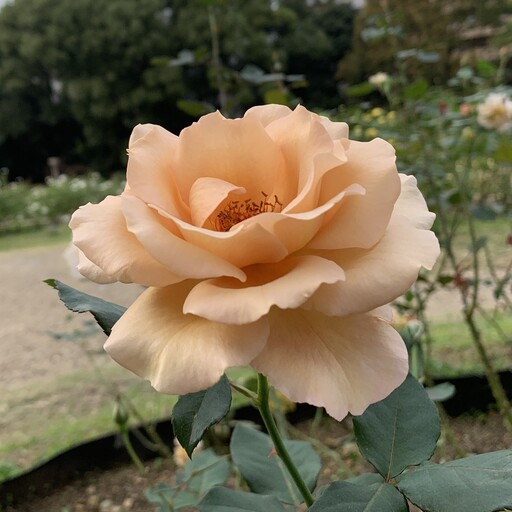
#> input picture subject.jpg, 512 x 512 px, found by its file name
$ python get_pattern_only.py
#> lines starting #> are read from the running program, lines starting #| are printed output that depends on the picture
import numpy as np
import matplotlib.pyplot as plt
from scipy import signal
from PIL import Image

# リサイズ関数
def resize_to(img_2d, new_w, new_h, resample=Image.LANCZOS, dtype=np.float32):
    # PILは(H,W)を(F)モードで扱える。W,Hの順で指定に注意
    pil = Image.fromarray(np.asarray(img_2d, dtype=np.float32), mode='F')
    pil = pil.resize((new_w, new_h), resample=resample)
    arr = np.asarray(pil, dtype=dtype)
    return arr

# 符号化画像の生成(式(2),(3))
def generate_code_images(gray_image,phases,beta_prime,X,Y):
    # 4つの位相を持つPSFで畳み込みを行い、４枚の符号化画像を生成
    print("畳み込み処理...")
    # 符号化画像を格納するリスト
    coded_images=[]

    i=0

    for phi in phases:
        # PSFをFZAの幾何学的影で近似(式(2))
        h_FZA=0.5*(1+np.cos(beta_prime*(X**2+Y**2)-phi))

        # FZAのエイリアシングを確認
        visualize_psf(h_FZA,i)

        # グレースケールで畳み込み式((3))
        coded_image=signal.fftconvolve(gray_image, h_FZA, mode='same')
        coded_images.append(coded_image)
        i+=1

    print("畳み込み完了")
    return coded_images

def add_awgn(signal, snr_db):
    # 信号パワー
    signal_power = np.var(signal)
    # 目標SNRから雑音パワーを算出
    snr_linear = 10**(snr_db/10)
    noise_power = signal_power / snr_linear

    # ガウス雑音生成
    # 引数(平均、標準偏差、画像データのサイズ分のノイズ)
    noise = np.random.normal(0, np.sqrt(noise_power), signal.shape)

    return signal + noise

def quantize_to_12bit(signal):
    # 最小値0, 最大値1 に正規化
    sig_min, sig_max = np.min(signal), np.max(signal)
    norm_signal = (signal - sig_min) / (sig_max - sig_min + 1e-12)

    # 12bitに量子化 (0〜4095)
    quantized = np.round(norm_signal * 4095)

    # 0〜1に戻す
    dequantized = quantized / 4095.0

    # 元スケールに戻す(逆正規化)
    return dequantized * (sig_max - sig_min) + sig_min


# フリンジスキャン(式(6))
def synthesize_fringe_scan(coded_images):
    # ４枚の複素数画像を１枚に合成
    print("FS...")
    g_0,g_pi_half,g_pi,g_3pi_half=coded_images[0],coded_images[1],coded_images[2],coded_images[3]
    j=1j

    # グレースケールなので一回のFS
    g_FS=-(g_pi_half-g_3pi_half)+j*(g_0-g_pi)

    print("FS完了")
    return g_FS


# 逆フィルタをセンササイズへリサイズ
def resize_inv_filter(X_slm,Y_slm,beta_prime):
    # 単一複素数伝達関数の作成
    # h_geoを計算(式(7))
    h_geo_slm=np.exp(1j*beta_prime*(X_slm**2+Y_slm**2)).astype(np.complex64)

    # リサイズ
    h_geo_sensor_real=resize_to(np.real(h_geo_slm),sensor_resolution_x,sensor_resolution_y,resample=Image.BILINEAR, dtype=np.float32)
    h_geo_sensor_imag=resize_to(np.imag(h_geo_slm),sensor_resolution_x,sensor_resolution_y,resample=Image.BILINEAR, dtype=np.float32)
    h_geo_sensor=(h_geo_sensor_real+1j*h_geo_sensor_imag).astype(np.complex64)

    return h_geo_sensor


# 画像再構成(式(8),(9))
def reconstruct_image(g_FS_sensor,h_geo_sensor):
    j=1j

    # 複素数画像から逆畳み込みにより画像再構成
    h_geo_sensor=np.fft.fft2(np.fft.ifftshift(h_geo_sensor))
    # 逆フィルタの作成
    H_geo_inv_sensor=np.conj(h_geo_sensor)

    # 画像再構成(式(9))
    G_FS_sensor=np.fft.fft2(g_FS_sensor)

    # 周波数領域で逆フィルタを適用
    F_reconstructed_sensor=G_FS_sensor*H_geo_inv_sensor

    # 逆フーリエ変換で空間領域へ戻す
    f_geo_sensor=np.fft.ifft2(F_reconstructed_sensor)

    # 絶対値を取る
    reconstructed_image_raw=np.abs(f_geo_sensor)

    return reconstructed_image_raw


# -----------------------------------------------------------------------


# 可視化用関数

# visualize_psf関数を、以下のコードに置き換えてください

def visualize_psf(h_FZA, i):
    """
    h_FZA (NumPy配列)を、0-255のグレースケール画像ファイルとして直接保存する。
    """
    print(f"φ={i*90}° のPSFパターンを画像ファイルとして保存中...")

    # h_FZAの範囲は0.0-1.0なので、255を掛けて8bit整数(0-255)に変換
    h_FZA_uint8 = (h_FZA * 255).astype(np.uint8)

    # NumPy配列からPillow画像オブジェクトを作成
    pil_image = Image.fromarray(h_FZA_uint8, mode='L')

    # ファイルに保存
    filename = f'img/FZA/only/FZA_pattern_phi_{i*90}_only_FZA________________.png'
    pil_image.save(filename)

    print(f" -> {filename} に保存しました。")

    print(" -> パターンを画面に表示します。")
    plt.figure(figsize=(8, 6))
    plt.imshow(h_FZA, cmap='gray')
    plt.title(f"PSF Pattern (φ={i*90}°)")
    plt.show()


# [48 lines left out: functions visualize_coded_images, visualize_synthesis_result, visualize_final_result, not called in this run]


# -----------------------------------------------------------------------


if __name__ == '__main__':
    # SLM
    # SLMの仕様
    slm_resolution_x,slm_resolution_y=1024,768
    slm_pixel_pitch=36e-6  # 36um(1pxのサイズ)

    # SLMの物理的なサイズを計算
    slm_width=slm_resolution_x*slm_pixel_pitch
    slm_height=slm_resolution_y*slm_pixel_pitch

    # SLMの座標グリッドを生成
    x_slm=np.linspace(-slm_width/2,slm_width/2,slm_resolution_x)
    y_slm=np.linspace(-slm_height/2,slm_height/2,slm_resolution_y)
    X_slm,Y_slm=np.meshgrid(x_slm,y_slm)

    # Sensor
    # sensorの仕様
    sensor_resolution_x,sensor_resolution_y=4104,3006
    sensor_pixel_pitch=3.45e-6  # 3.45µm

    # パラメータの設定
    # beta=2.4e9
    beta=2.0e8
    d=5.0-3
    z=7.0e-2
    M=d/z
    beta_prime=beta/((M+1)**2)
    snr_db=30.0
    phases=[0,np.pi/2,np.pi,3*np.pi/2]
    phase_labels=["φ=0", "φ=π/2", "φ=π", "φ=3π/2"]

    # 被写体画像のパス
    image_path="C:\\Users\\ko11s\\OneDrive\\Desktop\\research\\b\\img\\subject.jpg"

    # 画像をSLMの解像度(1024x768)にリサイズして読み込み
    input_image_uint8 = np.array(
        Image.open(image_path)
        .convert("L")  # グレースケールに変換
        .resize((slm_resolution_x, slm_resolution_y)) # SLMの解像度にリサイズ
    )
    input_image = input_image_uint8.astype(np.float64)


    # 処理を順に実行
    # 符号化画像を生成(SLMサイズ)
    coded_images_slm=generate_code_images(input_image,phases,beta_prime,X_slm,Y_slm)
#> the loop in generate_code_images, `for phi in phases:` made 4 passes
#> pass 1, in generate_code_images, `h_FZA=0.5*(1+np.cos(beta_prime*(X**2+Y**2)-phi))`:
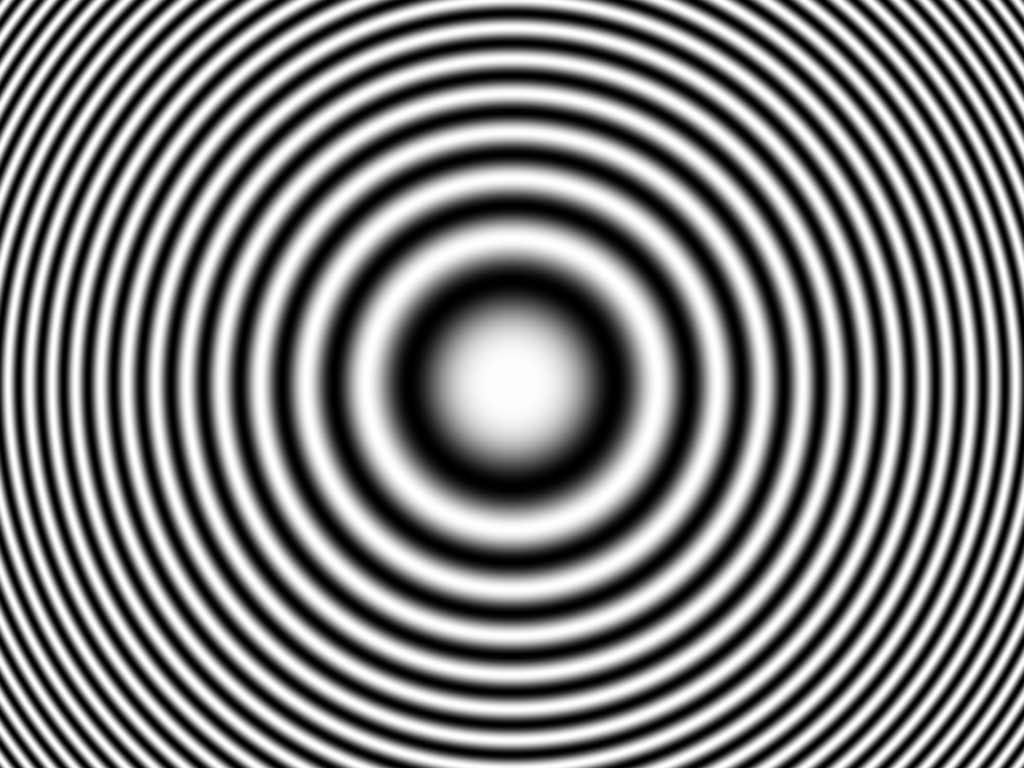
#> h_FZA: shape (768, 1024) float64; min 1.11e-10, max 1, mean 0.5
#> pass 1, in generate_code_images, `coded_image=signal.fftconvolve(gray_image, h_FZA, mode='same')`:
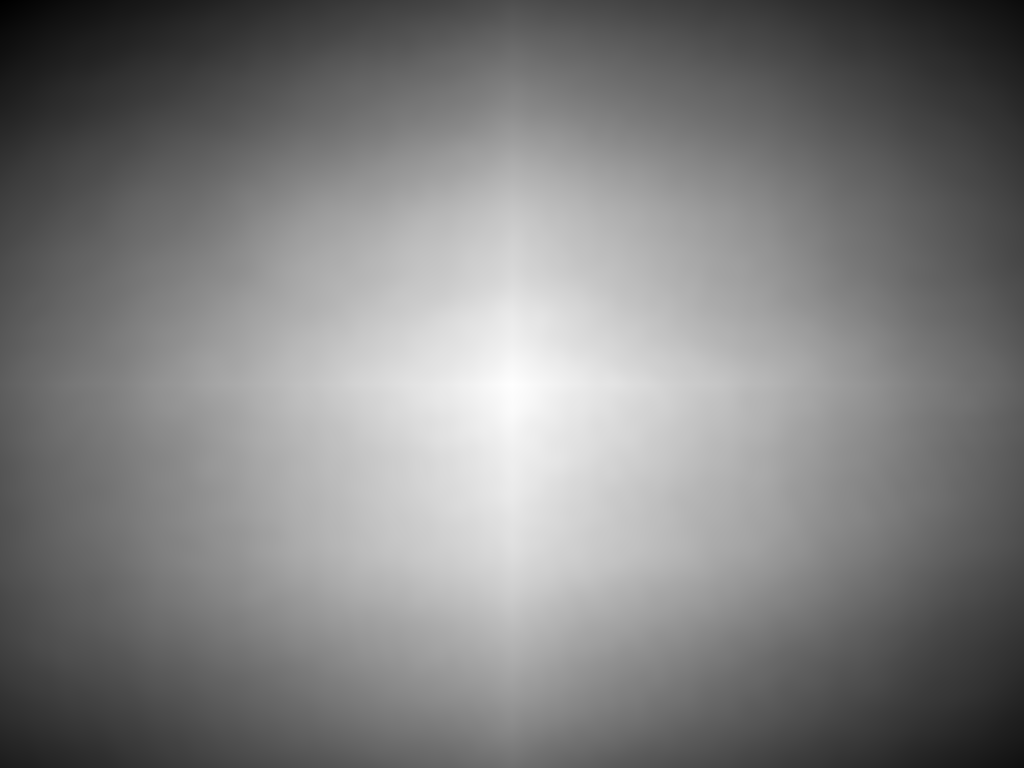
#> coded_image: shape (768, 1024) float64; min 8571033.6, max 41278518.7, mean 24907041.4; drawn with min black and max white
#> after the loop in generate_code_images, `for phi in phases:`:
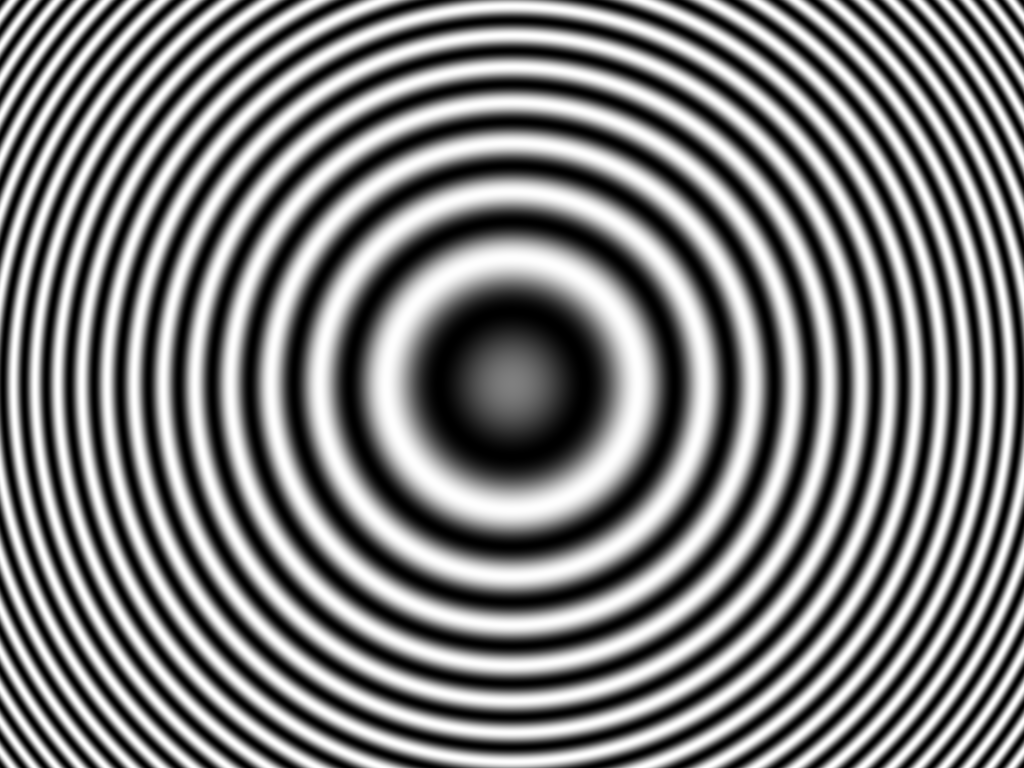
#> h_FZA: shape (768, 1024) float64; min 6.59e-11, max 1, mean 0.493
#> after the loop in generate_code_images, `for phi in phases:`: coded_images = 4 items; i = 4
#> coded_images_slm = 4 items

    # 4枚をセンサ解像度へリサイズ
    coded_images_sensor = [
        resize_to(img, sensor_resolution_x, sensor_resolution_y, resample=Image.BILINEAR, dtype=np.float32)
        for img in coded_images_slm
    ]
#> coded_images_sensor = 4 items

    # AWGN & 量子化を各符号化画像に適用
    noisy_quantized_images_sensor = []
    for img in coded_images_sensor:
        img_noisy = add_awgn(img, snr_db) # 30dB AWGN
        img_quantized = quantize_to_12bit(img_noisy)
        noisy_quantized_images_sensor.append(img_quantized)
#> this loop made 4 passes
#> (signal_power in add_awgn, noise_power in add_awgn, sig_min in quantize_to_12bit, sig_max in quantize_to_12bit) on passes 1 to 4: (4.59e+13, 4.59e+10, 8091166, 41843049.3), (4.86e+13, 4.86e+10, 8175409.1, 42852059.8), (4.64e+13, 4.64e+10, 7871233, 42163403.4), (4.38e+13, 4.38e+10, 7827035.3, 41190845.9)
#> pass 1, in add_awgn, `noise = np.random.normal(0, np.sqrt(noise_power), signal.shape)`:
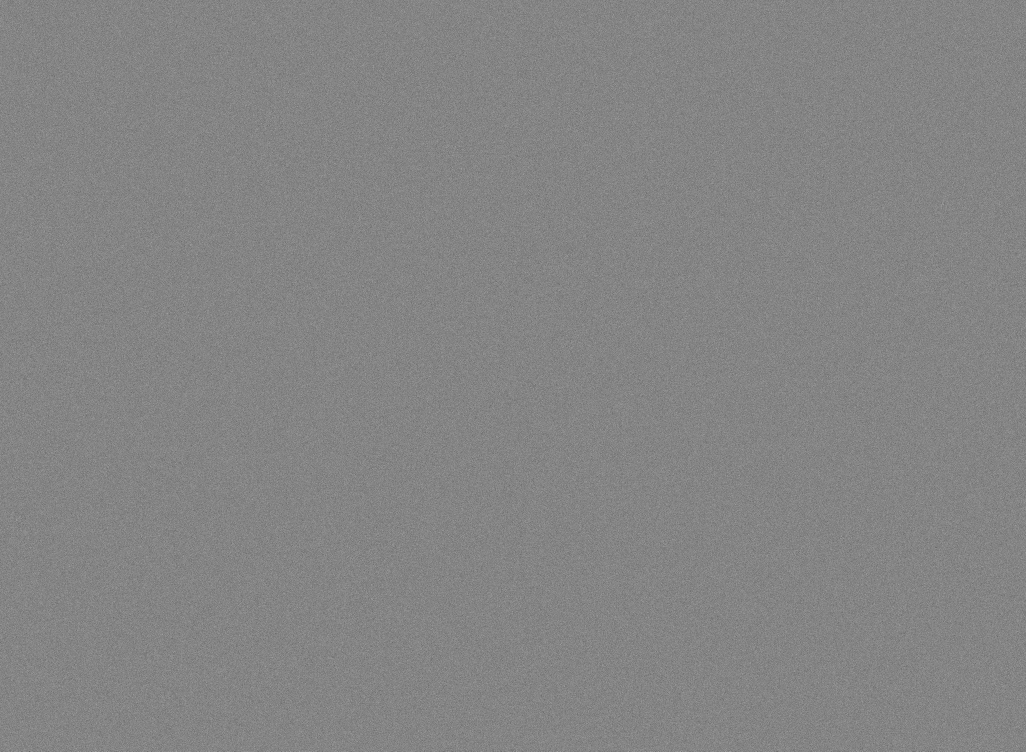
#> noise: shape (3006, 4104) float64 (shown at 1/4 size); min -1182625.8, max 1090805.8, mean 66.5; drawn with min black and max white
#> after the loop, noisy_quantized_images_sensor = 4 items

    # フリンジスキャンを実行
    g_FS_sensor=synthesize_fringe_scan(noisy_quantized_images_sensor)

    # フィルタを作成
    h_geo_sensor=resize_inv_filter(X_slm,Y_slm,beta_prime)
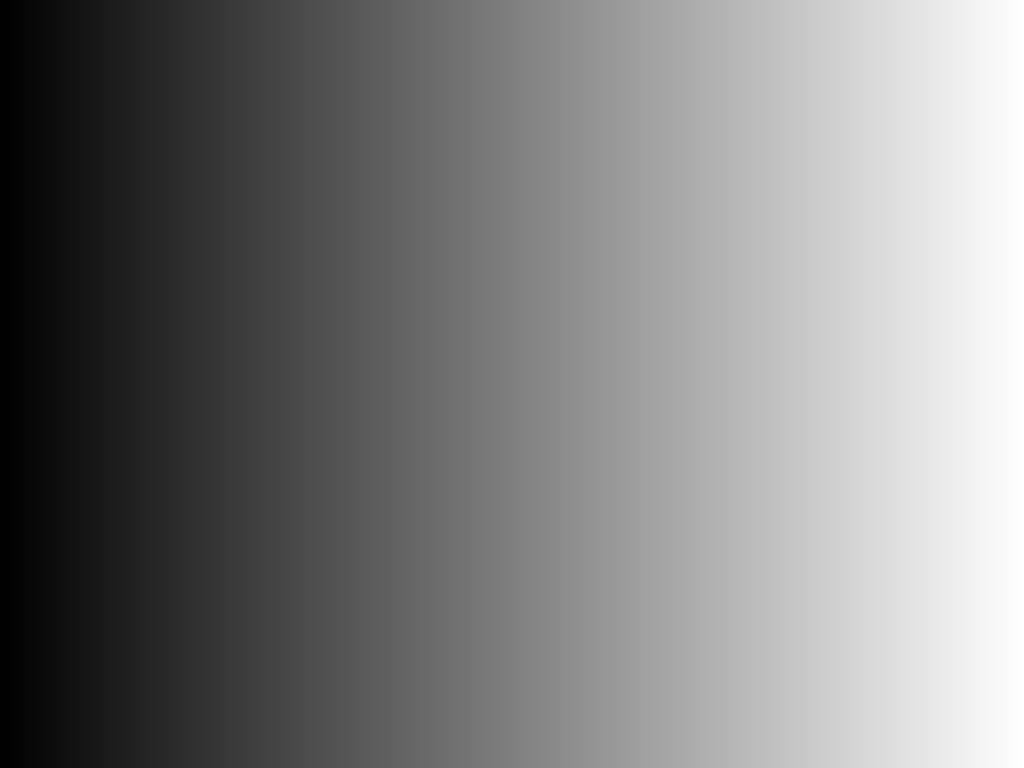
#> X_slm: shape (768, 1024) float64; min -0.0184, max 0.0184, mean -2.6e-18; drawn with min black and max white

    # 画像を再生成
    reconstructed_image_raw=reconstruct_image(g_FS_sensor,h_geo_sensor)
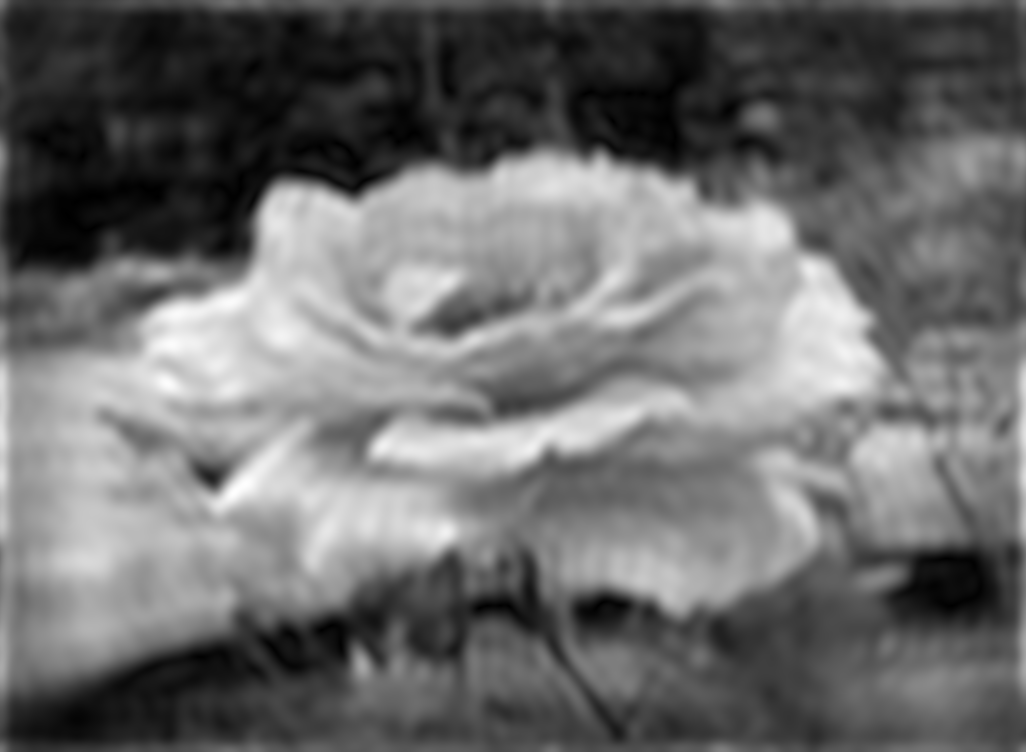
#> reconstructed_image_raw: shape (3006, 4104) float64 (shown at 1/4 size); min 14050834.1, max 4.24e+11, mean 1.8e+11; drawn with min black and max white

    # 結果の可視化
    # visualize_coded_images(input_image_uint8, coded_images_sensor, phase_labels)
    # visualize_synthesis_result(g_FS_sensor)
    # visualize_final_result(input_image_uint8, reconstructed_image_raw)

$ run again, with fringe_scan_synthesis_improve.png saved as subject.jpg
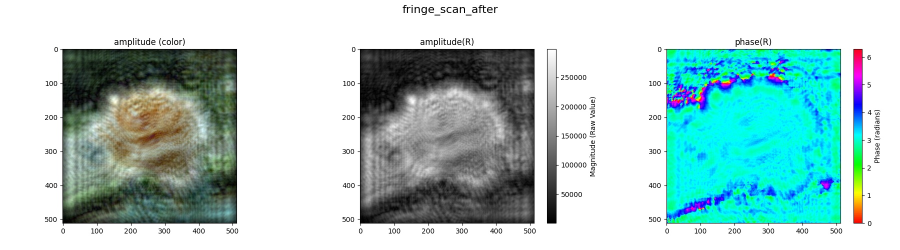
#> input picture fringe_scan_synthesis_improve.png, 1800 x 500 px, found by its file name (shown at 1/2 size)
#> the loop in generate_code_images, `for phi in phases:` made 4 passes
#> pass 1, in generate_code_images, `coded_image=signal.fftconvolve(gray_image, h_FZA, mode='same')`:
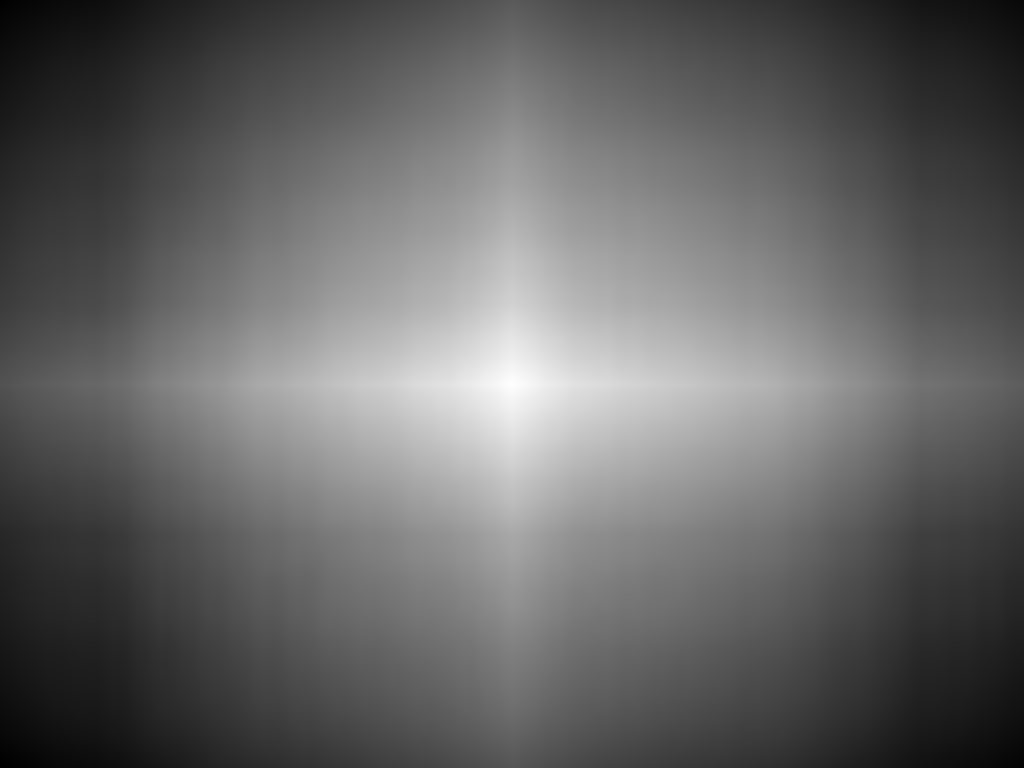
#> coded_image: shape (768, 1024) float64; min 18379269.2, max 76784540.4, mean 41619851.6; drawn with min black and max white
#> after the loop in generate_code_images, `for phi in phases:`: coded_images = 4 items; i = 4
#> coded_images_slm = 4 items
#> the loop `for img in coded_images_sensor:` made 4 passes
#> (signal_power in add_awgn, noise_power in add_awgn, sig_min in quantize_to_12bit, sig_max in quantize_to_12bit) on passes 1 to 4: (1.3e+14, 1.3e+11, 17374803.9, 77624258.8), (1.31e+14, 1.31e+11, 17565287.6, 77842898.9), (1.33e+14, 1.33e+11, 17399007, 76755621.8), (1.32e+14, 1.32e+11, 17049577.7, 76598647.7)
#> `reconstructed_image_raw=reconstruct_image(g_FS_sensor,h_geo_sensor)`:
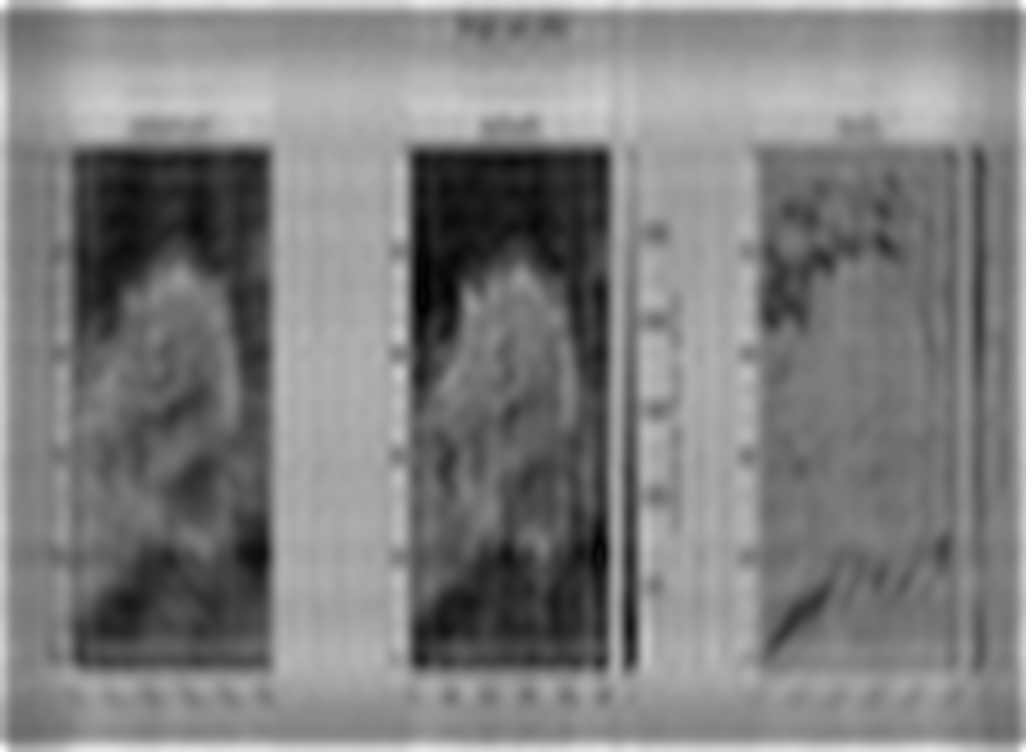
#> reconstructed_image_raw: shape (3006, 4104) float64 (shown at 1/4 size); min 202896947, max 6.51e+11, mean 3.23e+11; drawn with min black and max white
